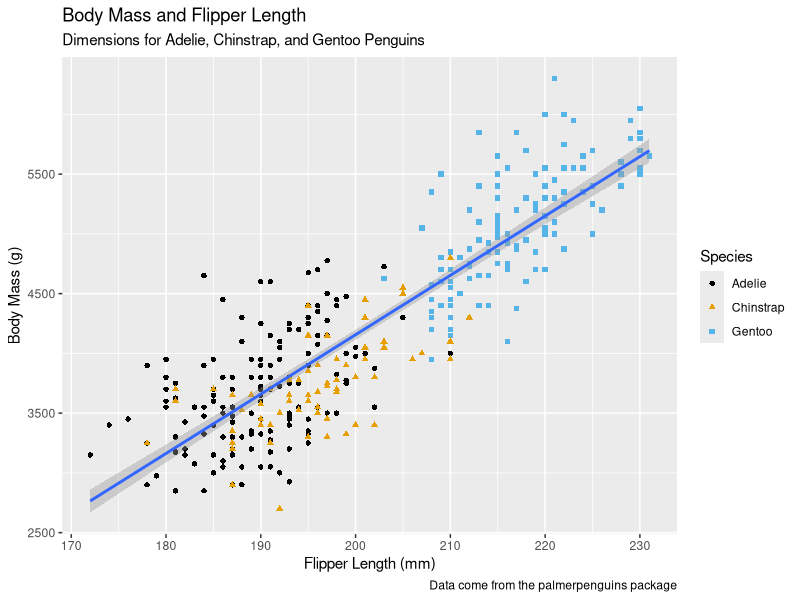
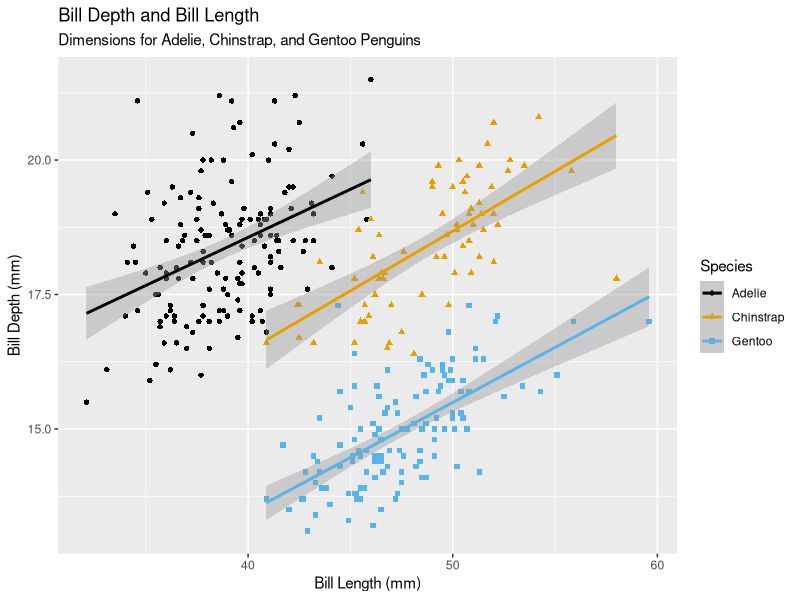
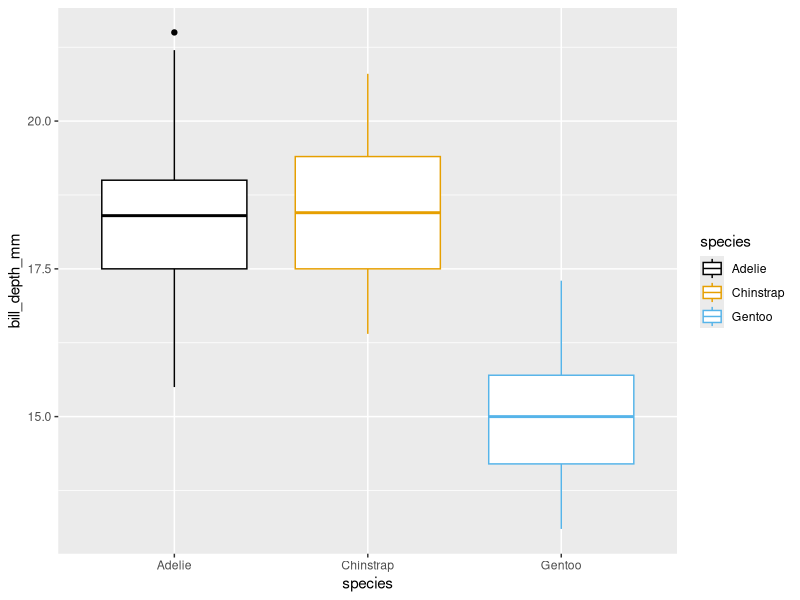
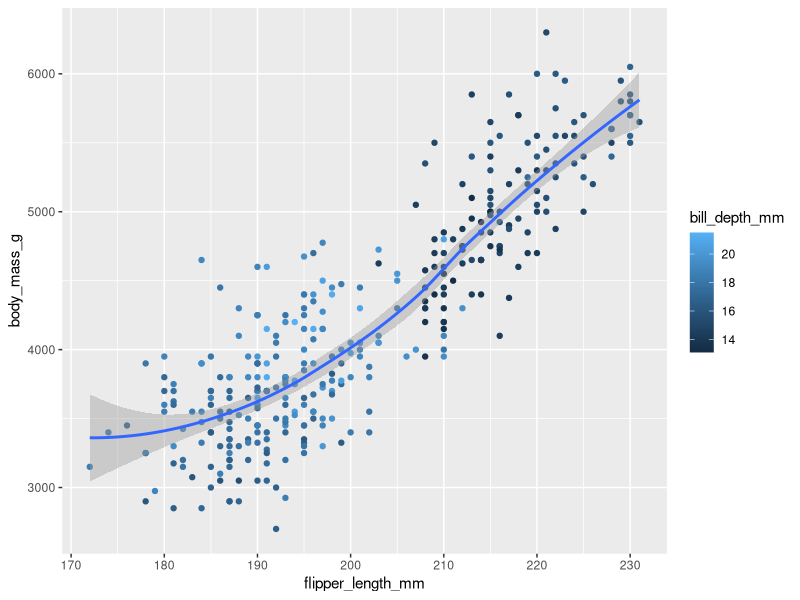
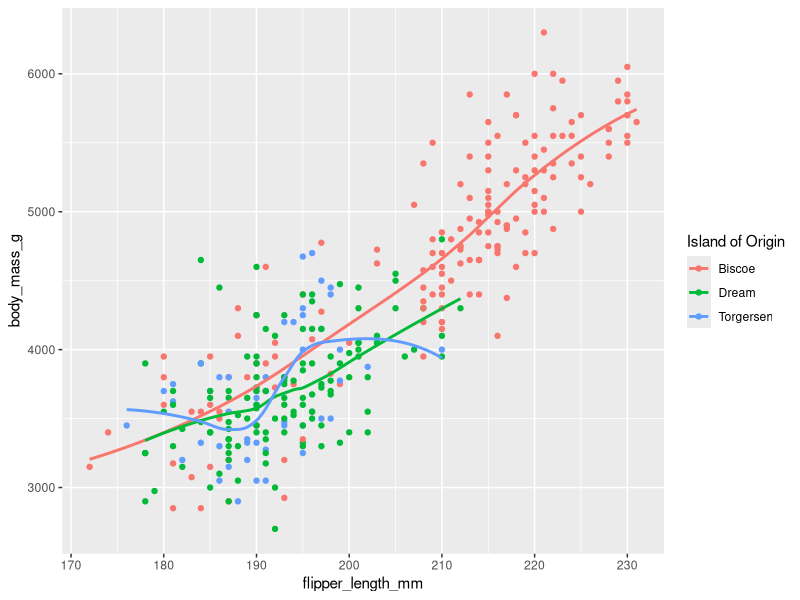
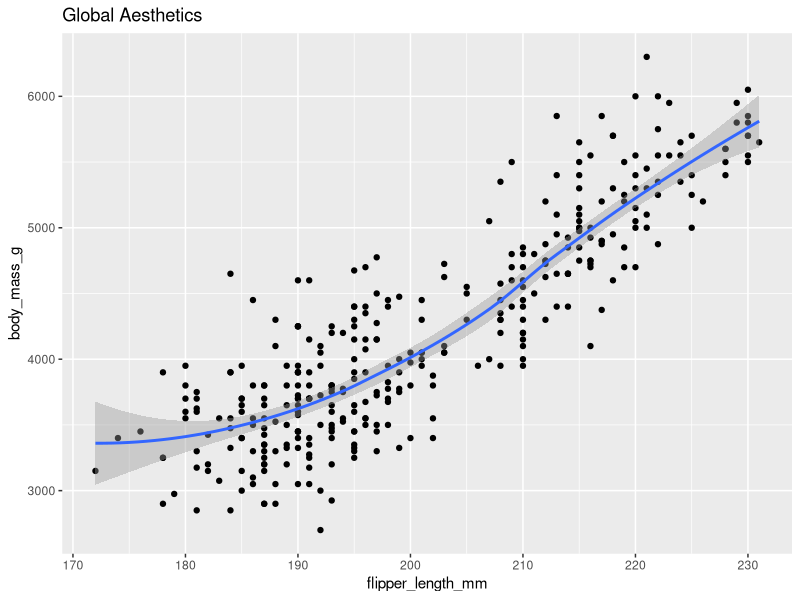
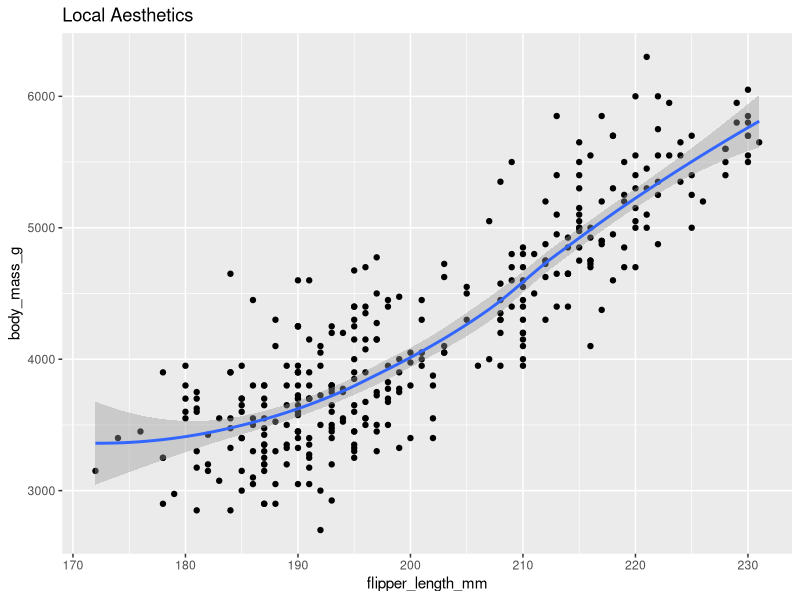

Source code (R) for these figures, in order:
library(tidyverse)
library(palmerpenguins)
library(ggthemes)

ggplot(
    data = penguins,
    mapping = aes(x = flipper_length_mm, y = body_mass_g)
) + 
    geom_point(mapping = aes(color = species, shape = species), na.rm = TRUE) +
    geom_smooth(method = "lm") +
    labs(
        title = "Body Mass and Flipper Length",
        subtitle = "Dimensions for Adelie, Chinstrap, and Gentoo Penguins",
        x = "Flipper Length (mm)", y = "Body Mass (g)",
        color = "Species", shape = "Species",
        caption = "Data come from the palmerpenguins package"
    ) +
    scale_color_colorblind()

ggplot(
    data = penguins,
    mapping = aes(x = bill_length_mm, y = bill_depth_mm, color = species, shape = species)
) + 
    geom_point(na.rm = TRUE) +
    geom_smooth(method = "lm") +
    labs(
        title = "Bill Depth and Bill Length",
        subtitle = "Dimensions for Adelie, Chinstrap, and Gentoo Penguins",
        x = "Bill Length (mm)", y = "Bill Depth (mm)",
        color = "Species", shape = "Species"
    ) +
    scale_color_colorblind()

ggplot(
    data = penguins,
    mapping = aes(x = species, y = bill_depth_mm)
) +
    geom_boxplot(mapping = aes(color = species), na.rm = TRUE) + 
    scale_color_colorblind()

ggplot(
    data = penguins,
    mapping = aes(x = flipper_length_mm, y = body_mass_g)
) +
    geom_point(na.rm = TRUE, mapping = aes(color = bill_depth_mm)) +
    geom_smooth(method = NULL)


ggplot(
    data = penguins,
    mapping = aes(x = flipper_length_mm, y = body_mass_g, color = island)
) +
    geom_point() +
    geom_smooth(se = FALSE) +
    labs(
        color = "Island of Origin"
    )

ggplot(
    data = penguins,
    mapping = aes(x = flipper_length_mm, y = body_mass_g)
) +
    geom_point() +
    geom_smooth() +
    labs(
        title = "Global Aesthetics"
    )

ggplot() +
    geom_point(
        data = penguins,
        mapping = aes(x = flipper_length_mm, y = body_mass_g)
    ) +
    geom_smooth(
        data = penguins,
        mapping = aes(x = flipper_length_mm, y = body_mass_g)
    ) +
    labs(
        title = "Local Aesthetics"
    )